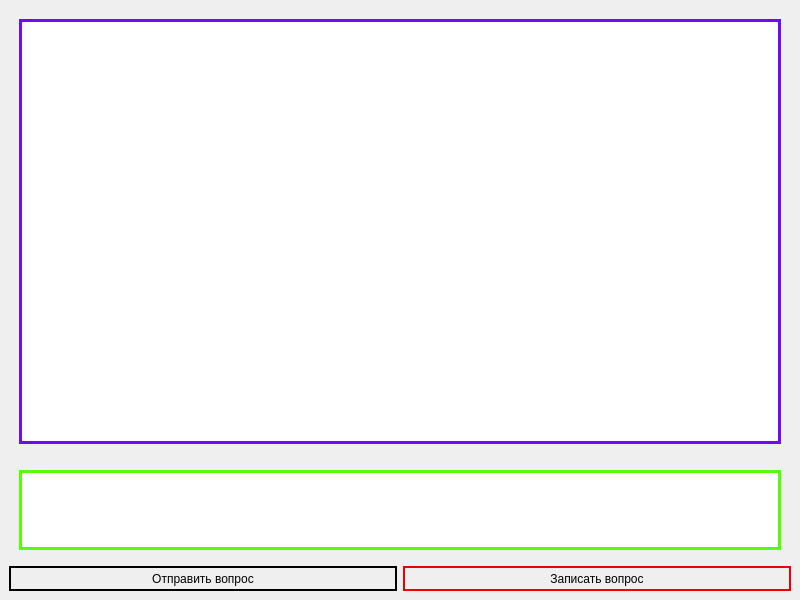
<?xml version="1.0" encoding="UTF-8"?>
<ui version="4.0">
 <class>MainWindow</class>
 <widget class="QMainWindow" name="MainWindow">
  <property name="geometry">
   <rect>
    <x>0</x>
    <y>0</y>
    <width>800</width>
    <height>600</height>
   </rect>
  </property>
  <property name="windowTitle">
   <string>MainWindow</string>
  </property>
  <widget class="QWidget" name="centralwidget">
   <layout class="QVBoxLayout" name="verticalLayout">
    <item>
     <widget class="QTextEdit" name="textEdit">
      <property name="sizePolicy">
       <sizepolicy hsizetype="Minimum" vsizetype="Minimum">
        <horstretch>10</horstretch>
        <verstretch>10</verstretch>
       </sizepolicy>
      </property>
      <property name="minimumSize">
       <size>
        <width>0</width>
        <height>0</height>
       </size>
      </property>
      <property name="font">
       <font>
        <family>Bahnschrift SemiBold SemiConden</family>
        <pointsize>14</pointsize>
        <weight>75</weight>
        <bold>true</bold>
       </font>
      </property>
      <property name="styleSheet">
       <string notr="true">border-width: 3px;
border-style: solid;
border-color: rgb(112, 10, 255);
margin: 10px;</string>
      </property>
     </widget>
    </item>
    <item>
     <widget class="QTextEdit" name="textEdit_2">
      <property name="sizePolicy">
       <sizepolicy hsizetype="MinimumExpanding" vsizetype="MinimumExpanding">
        <horstretch>10</horstretch>
        <verstretch>10</verstretch>
       </sizepolicy>
      </property>
      <property name="maximumSize">
       <size>
        <width>16777215</width>
        <height>100</height>
       </size>
      </property>
      <property name="font">
       <font>
        <family>Bahnschrift SemiBold SemiConden</family>
        <pointsize>14</pointsize>
        <weight>75</weight>
        <bold>true</bold>
       </font>
      </property>
      <property name="autoFillBackground">
       <bool>false</bool>
      </property>
      <property name="styleSheet">
       <string notr="true">border-width: 3px;
border-style: solid;
border-color:rgb(85, 255, 0);
margin: 10px;</string>
      </property>
      <property name="html">
       <string>&lt;!DOCTYPE HTML PUBLIC &quot;-//W3C//DTD HTML 4.0//EN&quot; &quot;http://www.w3.org/TR/REC-html40/strict.dtd&quot;&gt;
&lt;html&gt;&lt;head&gt;&lt;meta name=&quot;qrichtext&quot; content=&quot;1&quot; /&gt;&lt;style type=&quot;text/css&quot;&gt;
p, li { white-space: pre-wrap; }
&lt;/style&gt;&lt;/head&gt;&lt;body style=&quot; font-family:'Bahnschrift SemiBold SemiConden'; font-size:14pt; font-weight:600; font-style:normal;&quot;&gt;
&lt;p style=&quot;-qt-paragraph-type:empty; margin-top:0px; margin-bottom:0px; margin-left:0px; margin-right:0px; -qt-block-indent:0; text-indent:0px; font-family:'MS Shell Dlg 2'; font-size:8.25pt; font-weight:400;&quot;&gt;&lt;br /&gt;&lt;/p&gt;&lt;/body&gt;&lt;/html&gt;</string>
      </property>
     </widget>
    </item>
    <item>
     <layout class="QHBoxLayout" name="horizontalLayout">
      <item>
       <widget class="QPushButton" name="pushButton_2">
        <property name="minimumSize">
         <size>
          <width>0</width>
          <height>25</height>
         </size>
        </property>
        <property name="styleSheet">
         <string notr="true">border-width: 2px;
border-style: solid;
border-color: rgb(0, 0, 0);

</string>
        </property>
        <property name="text">
         <string>Отправить вопрос</string>
        </property>
       </widget>
      </item>
      <item>
       <widget class="QPushButton" name="pushButton">
        <property name="minimumSize">
         <size>
          <width>0</width>
          <height>25</height>
         </size>
        </property>
        <property name="styleSheet">
         <string notr="true">border-width: 2px;
border-style: solid;
border-color: rgb(238, 0, 0)</string>
        </property>
        <property name="text">
         <string>Записать вопрос</string>
        </property>
       </widget>
      </item>
     </layout>
    </item>
   </layout>
  </widget>
 </widget>
 <resources/>
 <connections/>
</ui>
